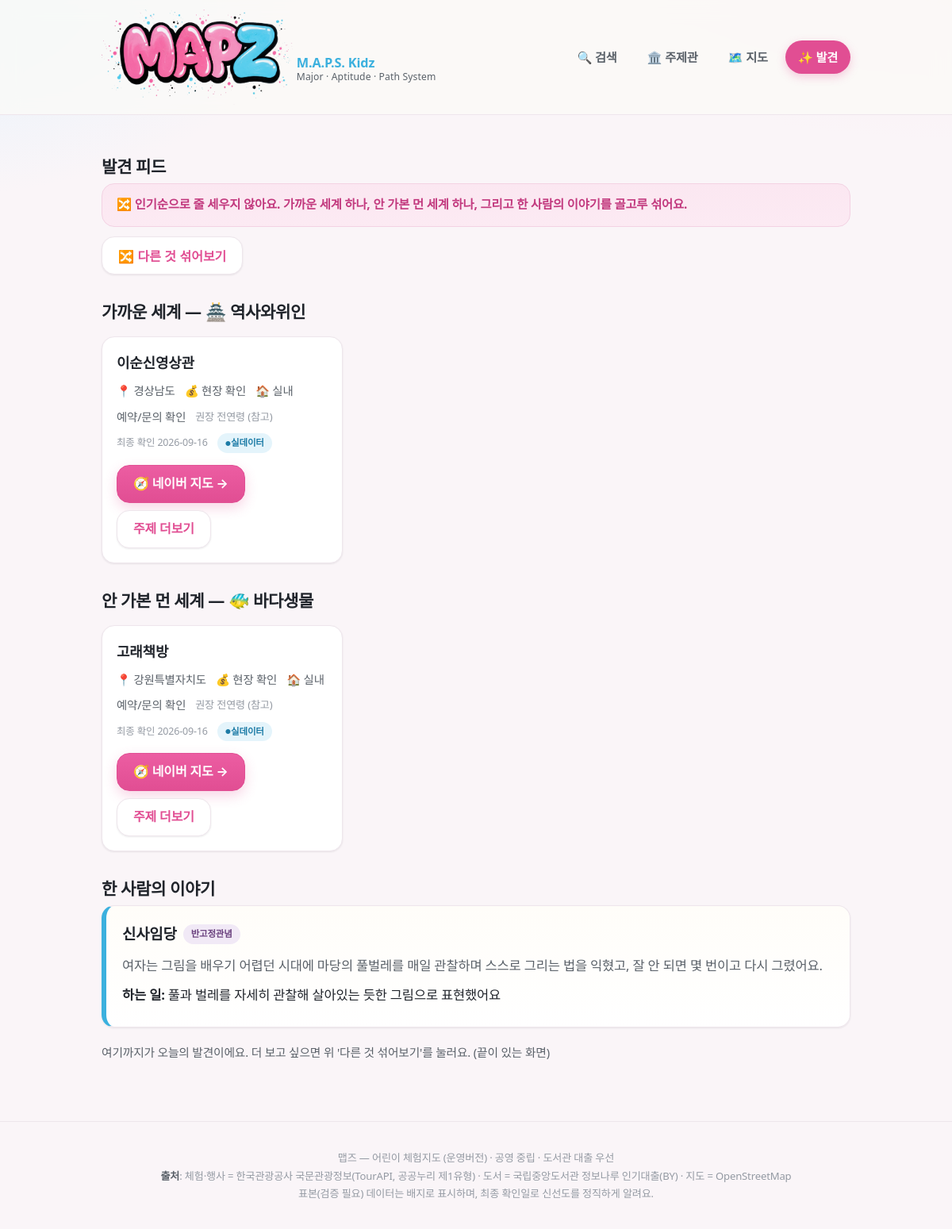
The app's page /discover with its own data.
### tables this page shows
CREATE TABLE topic(id TEXT PRIMARY KEY, name TEXT, synonyms TEXT, emoji TEXT,
  demand_score REAL, connection_score REAL, age_profile TEXT);

CREATE TABLE experience(id TEXT PRIMARY KEY, name TEXT, type TEXT, topic_tags TEXT,
  verb_tags TEXT, lat REAL, lng REAL, region TEXT, period_start TEXT, period_end TEXT,
  hours TEXT, age_note TEXT, duration_min INT, cost TEXT, reservation_url TEXT,
  indoor INT, parking TEXT, stroller TEXT, crowd_note TEXT, related_books TEXT,
  tel TEXT, image TEXT, source TEXT, is_seed INT, last_verified TEXT, status TEXT);

CREATE TABLE person(id TEXT PRIMARY KEY, name TEXT, era TEXT, verb_desc TEXT,
  story_trial TEXT, sites TEXT, job_lineage TEXT, anti_stereotype INT, topic_tags TEXT);

### app/main.py (the view)
@app.get("/discover", response_class=HTMLResponse)
def page_discover(request: Request):
    d = api_discover()
    return templates.TemplateResponse(request, "discover.html", {"q": d["quota"], "topics_all": TOPICS,
        "rule": d["rule"], "today": today(), "active": "discover"})

### app/templates/discover.html (shortened to what this page needs)
{% extends "base.html" %}
{% import "macros.html" as m %}
{% block content %}
<h1 class="section-title">발견 피드</h1>
<div class="discover-note">🔀 인기순으로 줄 세우지 않아요. 가까운 세계 하나, 안 가본 먼 세계 하나, 그리고 한 사람의 이야기를 골고루 섞어요.</div>
<form method="get" action="/discover" style="margin:12px 0"><button class="btn ghost" type="submit">🔀 다른 것 섞어보기</button></form>
<h2 class="section-title">가까운 세계 — {{ topics_all[q.near.topic].emoji }} {{ q.near.name }}</h2>
<div class="cards">{% if q.near.experience %}{{ m.exp_card(q.near.experience) }}{% else %}<p class="hint">운영 중 항목 준비 중이에요.</p>{% endif %}</div>
<h2 class="section-title">안 가본 먼 세계 — {{ topics_all[q.far.topic].emoji }} {{ q.far.name }}</h2>
<div class="cards">{% if q.far.experience %}{{ m.exp_card(q.far.experience) }}{% else %}<p class="hint">운영 중 항목 준비 중이에요.</p>{% endif %}</div>
<h2 class="section-title">한 사람의 이야기</h2>
{% if q.anti_stereotype_person %}
<div class="person">
<div class="who">{{ q.anti_stereotype_person.name }}{% if q.anti_stereotype_person.anti_stereotype %} <span class="anti">반고정관념</span>{% endif %}</div>
<p class="trial">{{ q.anti_stereotype_person.story_trial }}</p>
<p style="margin:6px 0"><b>하는 일:</b> {{ q.anti_stereotype_person.verb_desc }}</p>
</div>
{% endif %}
<p class="hint" style="margin-top:20px">여기까지가 오늘의 발견이에요. 더 보고 싶으면 위 '다른 것 섞어보기'를 눌러요. (끝이 있는 화면)</p>
{% endblock %}

### app/templates/macros.html (shortened to what this page needs)
{% macro seed_badge(is_seed) -%}
{% if is_seed %}<span class="badge-seed">표본(검증 필요)</span>{% else %}<span class="badge-live">실데이터</span>{% endif %}
{%- endmacro %}
{% macro exp_card(x) -%}
<article class="card">
<h3>{{ x.name }}</h3>
<div class="meta"><span>📍 {{ x.region }}</span><span>💰 {{ x.cost or '현장 확인' }}</span>
<span>{{ '🏠 실내' if x.indoor else '🌳 야외' }}</span>{% if x.tel %}<span>📞 {{ x.tel }}</span>{% endif %}</div>
<div class="meta"><span>{{ '예약/문의 확인' if not x.tel else '전화 문의 가능' }}</span>
<span class="age">권장 {{ x.age_note or '전연령' }} (참고)</span></div>
<div class="meta"><span class="verified">최종 확인 {{ x.last_verified }}</span> {{ seed_badge(x.is_seed) }}</div>
<div class="cta-row"><a class="btn" href="{{ x.maplink }}" target="_blank" rel="noopener">🧭 네이버 지도 →</a>
<a class="btn ghost" href="/topic/{{ x.topic_tags[0] }}">주제 더보기</a></div>
</article>
{%- endmacro %}

### app/static/style.css (style rules this page uses)
:root { --bg:#FAF5F8; --bg2:#FFFFFF; --surface:#FFFFFF; --ink:#20242B; --ink-soft:#5A6169; --ink-faint:#949AA3; --line:#EEE6EC; --line-soft:#F5EFF3; --line-strong:#D9C6D2; --primary:#E14E93; --primary-ink:#FFFFFF; --focus:#C2397E; --accent:#3BB0DE; --seed-bg:#FFF3D6; --seed-ink:#8A6300; --live-bg:#E4F4FB; --live-ink:#1C7BA6; --r-sm:10px; --r-md:16px; --r-lg:22px; --r-xl:28px; --pill:999px; --shadow-sm:0 1px 2px rgba(30,34,42,.05), 0 1px 3px rgba(30,34,42,.04); --shadow-md:0 4px 14px rgba(30,34,42,.08); --shadow-lg:0 14px 40px rgba(30,34,42,.14); --ease:cubic-bezier(.22,.61,.36,1); }
* { box-sizing:border-box }
html { scroll-behavior:smooth }
body { margin:0;background: radial-gradient(1200px 600px at 100% -10%, #FCE7F1 0%, rgba(252,231,241,0) 55%), radial-gradient(1000px 500px at -10% 0%, #E4F3FC 0%, rgba(228,243,252,0) 50%), var(--bg); color:var(--ink); font-family:'Pretendard','Pretendard Variable',system-ui,-apple-system,'Segoe UI','Malgun Gothic',sans-serif; font-size:16.5px;line-height:1.62;letter-spacing:-.01em;-webkit-text-size-adjust:100%;-webkit-font-smoothing:antialiased }
a { color:var(--primary);text-underline-offset:2px }
.section-title { font-size:1.32rem;font-weight:800;letter-spacing:-.02em;margin:30px 0 4px;color:var(--ink) }
.hint { color:var(--ink-soft);font-size:.92rem }
.btn { display:inline-flex;align-items:center;justify-content:center;gap:6px;min-height:48px;padding:0 20px; border-radius:var(--r-md);border:1px solid var(--primary);background:linear-gradient(180deg,#EC5DA2,#E14E93); color:var(--primary-ink);font-weight:700;font-size:1rem;text-decoration:none;cursor:pointer; box-shadow:0 6px 16px rgba(225,78,147,.24);transition:transform .12s var(--ease),box-shadow .12s,filter .12s }
.btn.ghost { background:var(--surface);color:var(--primary);border-color:var(--line);box-shadow:var(--shadow-sm) }
.cards { display:grid;grid-template-columns:repeat(auto-fill,minmax(288px,1fr));gap:16px;margin:14px 0 }
.card { background:var(--surface);border:1px solid var(--line);border-radius:var(--r-md);padding:18px; display:flex;flex-direction:column;gap:9px;box-shadow:var(--shadow-sm);transition:transform .14s var(--ease),box-shadow .14s }
.card h3 { margin:0;font-size:1.12rem;font-weight:700;letter-spacing:-.01em }
.card .meta { font-size:.9rem;color:var(--ink-soft);display:flex;flex-wrap:wrap;gap:5px 12px;align-items:center }
.card .cta-row { margin-top:auto;padding-top:6px;display:flex;gap:9px;flex-wrap:wrap }
.age { color:var(--ink-faint);font-size:.82rem;font-weight:500 }
.verified { font-size:.78rem;color:var(--ink-faint) }
.badge-seed,.badge-live { display:inline-flex;align-items:center;font-size:.72rem;font-weight:700;padding:3px 10px;border-radius:var(--pill) }
.badge-live { background:var(--live-bg);color:var(--live-ink) }
.badge-live::before { content:"● ";font-size:.7em }
.person { background:linear-gradient(180deg,#FFFDF9,#FFFFFF);border:1px solid var(--line);border-left:6px solid var(--accent); border-radius:var(--r-md);padding:20px;box-shadow:var(--shadow-sm) }
.person .who { font-weight:800;font-size:1.18rem;letter-spacing:-.01em;display:flex;align-items:center;flex-wrap:wrap;gap:8px }
.person .anti { display:inline-block;background:#F1E9F6;color:#6A417E;font-size:.72rem;font-weight:700;padding:3px 10px;border-radius:var(--pill) }
.person .trial { color:var(--ink-soft);margin:10px 0;line-height:1.7 }
.discover-note { background:linear-gradient(180deg,#FBE7F1,#FCEAF3);border:1px solid #F3D2E3;border-radius:var(--r-md); padding:14px 18px;color:var(--focus);font-size:.96rem;font-weight:600 }

### records on screen
topic: emoji "🏯"
experience: name "이순신영상관", region "경상남도", cost "현장 확인", indoor "🏠 실내", tel "예약/문의 확인", age_note "전연령", last_verified "2026-09-16"
topic: emoji "🐠"
experience: name "고래책방", region "강원특별자치도", cost "현장 확인", indoor "🏠 실내", tel "예약/문의 확인", age_note "전연령", last_verified "2026-09-16"
person: anti_stereotype_person.name "신사임당", anti_stereotype_person.story_trial "여자는 그림을 배우기 어렵던 시대에 마당의 풀벌레를 매일 관찰하며 스스로 그리는 법을 익혔고, 잘 안 되면 몇 번이고 다시 그렸어요.", anti_stereotype_person.verb_desc "풀과 벌레를 자세히 관찰해 살아있는 듯한 그림으로 표현했어요"

### other values on screen
{{ q.near.name }} "역사와위인"
{{ q.far.name }} "바다생물"
